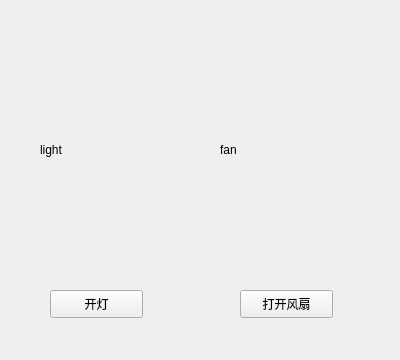
<?xml version="1.0" encoding="UTF-8"?>
<ui version="4.0">
 <class>Form</class>
 <widget class="QWidget" name="Form">
  <property name="geometry">
   <rect>
    <x>0</x>
    <y>0</y>
    <width>400</width>
    <height>360</height>
   </rect>
  </property>
  <property name="windowTitle">
   <string>图片显示</string>
  </property>
  <widget class="QLabel" name="label_light">
   <property name="geometry">
    <rect>
     <x>40</x>
     <y>40</y>
     <width>150</width>
     <height>220</height>
    </rect>
   </property>
   <property name="text">
    <string>light</string>
   </property>
  </widget>
  <widget class="QLabel" name="label_fan">
   <property name="geometry">
    <rect>
     <x>220</x>
     <y>40</y>
     <width>150</width>
     <height>220</height>
    </rect>
   </property>
   <property name="text">
    <string>fan</string>
   </property>
  </widget>
  <widget class="QPushButton" name="btn_light">
   <property name="geometry">
    <rect>
     <x>50</x>
     <y>290</y>
     <width>93</width>
     <height>28</height>
    </rect>
   </property>
   <property name="text">
    <string>开灯</string>
   </property>
  </widget>
  <widget class="QPushButton" name="btn_fan">
   <property name="geometry">
    <rect>
     <x>240</x>
     <y>290</y>
     <width>93</width>
     <height>28</height>
    </rect>
   </property>
   <property name="text">
    <string>打开风扇</string>
   </property>
  </widget>
 </widget>
 <resources/>
 <connections/>
</ui>
